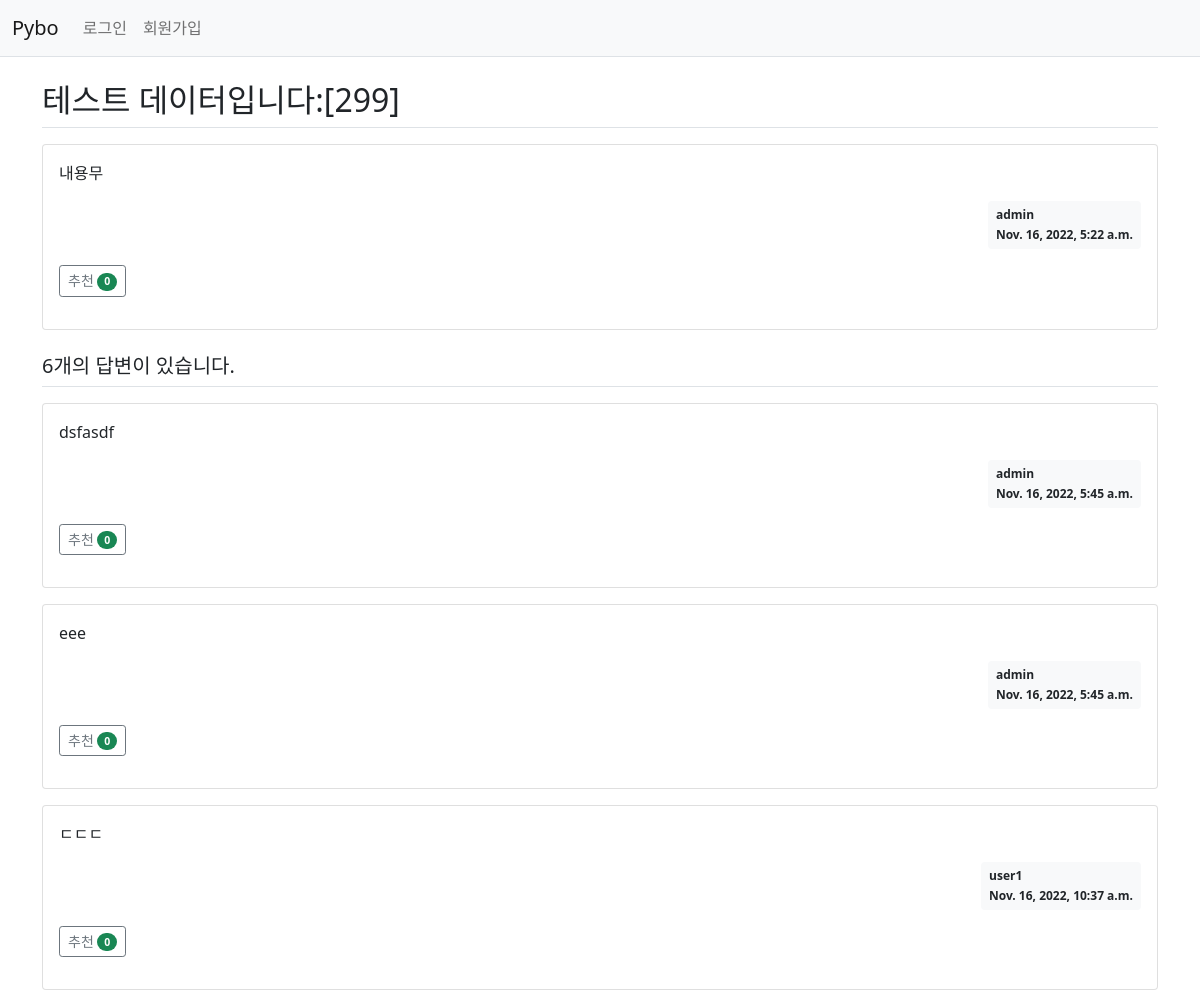
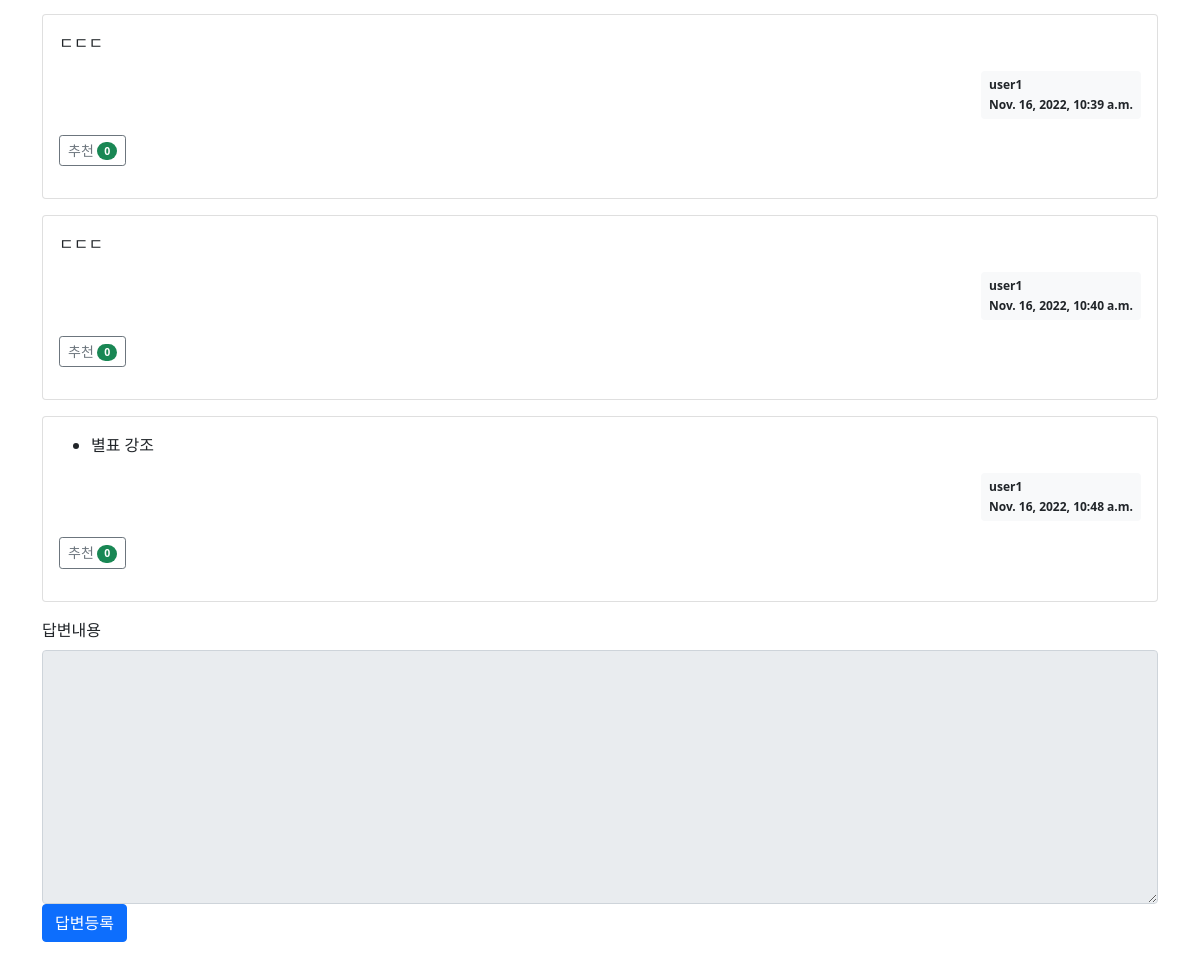
Page /pybo/306/ on the committed database (2 pictures, top to bottom).
### pybo/models.py (models this page shows, shortened)
class Question(models.Model):
    author = models.ForeignKey(User, on_delete=models.CASCADE, related_name='author_question')
    subject = models.CharField(max_length=200)
    content = models.TextField()
    create_date = models.DateTimeField()
    modify_date = models.DateTimeField(null=True, blank=True)
    voter = models.ManyToManyField(User, related_name='voter_question')  # 추천인 추가

class Answer(models.Model):
    author = models.ForeignKey(User, on_delete=models.CASCADE, related_name='author_answer')
    question = models.ForeignKey(Question, on_delete=models.CASCADE)
    content = models.TextField()
    create_date = models.DateTimeField()
    modify_date = models.DateTimeField(null=True, blank=True)
    voter = models.ManyToManyField(User, related_name='voter_answer')

### pybo/views/base_views.py (the view)
def detail(request, question_id):
    question = get_object_or_404(Question, pk=question_id)
    context = {'question': question}
    return render(request, 'pybo/question_detail.html', context)

### pybo/templatetags/pybo_filter.py (called while the page is built)
@register.filter
def mark(value):
    extensions = ["nl2br", "fenced_code"]
    return mark_safe(markdown.markdown(value, extensions=extensions))

### templates/pybo/question_detail.html (shortened to what this page needs)
{% extends 'base.html' %}
{% load pybo_filter %}
{% block content %}
<div class="container my-3">
    <h2 class="border-bottom py-2">{{ question.subject }}</h2>
    <div class="card my-3">
        <div class="card-body">
            <div class="card-text" >{{ question.content|mark }}</div>
            <div class="d-flex justify-content-end">
                <div class="badge bg-light text-dark p-2 text-start">
                    <div class="mb-2">{{ question.author.username }}</div>
                    <div>{{ question.create_date }}</div>
                </div>
            </div>
            <div class="my-3">
                <a href="javascript:void(0)" data-uri="{% url 'pybo:question_vote' question.id  %}"
                    class="recommend btn btn-sm btn-outline-secondary"> 추천
                    <span class="badge rounded-pill bg-success">{{question.voter.count}}</span>
                </a>
            </div>
        </div>
    </div>
    <h5 class="border-bottom my-3 py-2">{{question.answer_set.count}}개의 답변이 있습니다.</h5>
    {% for answer in question.answer_set.all %}
    <div class="card my-3">
        <div class="card-body">
            <div class="card-text" >{{ answer.content|mark }}</div>
            <div class="d-flex justify-content-end">
                <div class="badge bg-light text-dark p-2 text-start">
                    <div class="mb-2">{{ answer.author.username }}</div>
                    <div>{{ answer.create_date }}</div>
                </div>
            </div>
            <div class="my-3">
                <a href="javascript:void(0)" data-uri="{% url 'pybo:answer_vote' answer.id  %}"
                    class="recommend btn btn-sm btn-outline-secondary"> 추천
                    <span class="badge rounded-pill bg-success">{{answer.voter.count}}</span>
                </a>
            </div>
        </div>
    </div>
    {% endfor %}
    <form action="{% url 'pybo:answer_create' question.id %}" method="post" class="my-3">
        <div class="form-group">
            <label for="content" class="form-label">답변내용</label>
            <textarea {% if not user.is_authenticated %}disabled{% endif %}
              name="content" id="content" class="form-control" rows="10"></textarea>
        </div>
        <input type="submit" value="답변등록" class="btn btn-primary">
    </form>
</div>
{% endblock %}

### rows in the picture
Question: subject "테스트 데이터입니다:[299]", content|mark "내용무", author.username "admin", create_date "Nov. 16, 2022, 5:22 a.m.", voter.count "0", answer_set.count "6"
Answer: content|mark "dsfasdf", author.username "admin", create_date "Nov. 16, 2022, 5:45 a.m.", voter.count "0"
Answer: content|mark "eee", author.username "admin", create_date "Nov. 16, 2022, 5:45 a.m.", voter.count "0"
Answer: content|mark "ㄷㄷㄷ", author.username "user1", create_date "Nov. 16, 2022, 10:37 a.m.", voter.count "0"
Answer: content|mark "ㄷㄷㄷ", author.username "user1", create_date "Nov. 16, 2022, 10:39 a.m.", voter.count "0"
Answer: content|mark "ㄷㄷㄷ", author.username "user1", create_date "Nov. 16, 2022, 10:40 a.m.", voter.count "0"
Answer: content|mark "별표 강조", author.username "user1", create_date "Nov. 16, 2022, 10:48 a.m.", voter.count "0"
